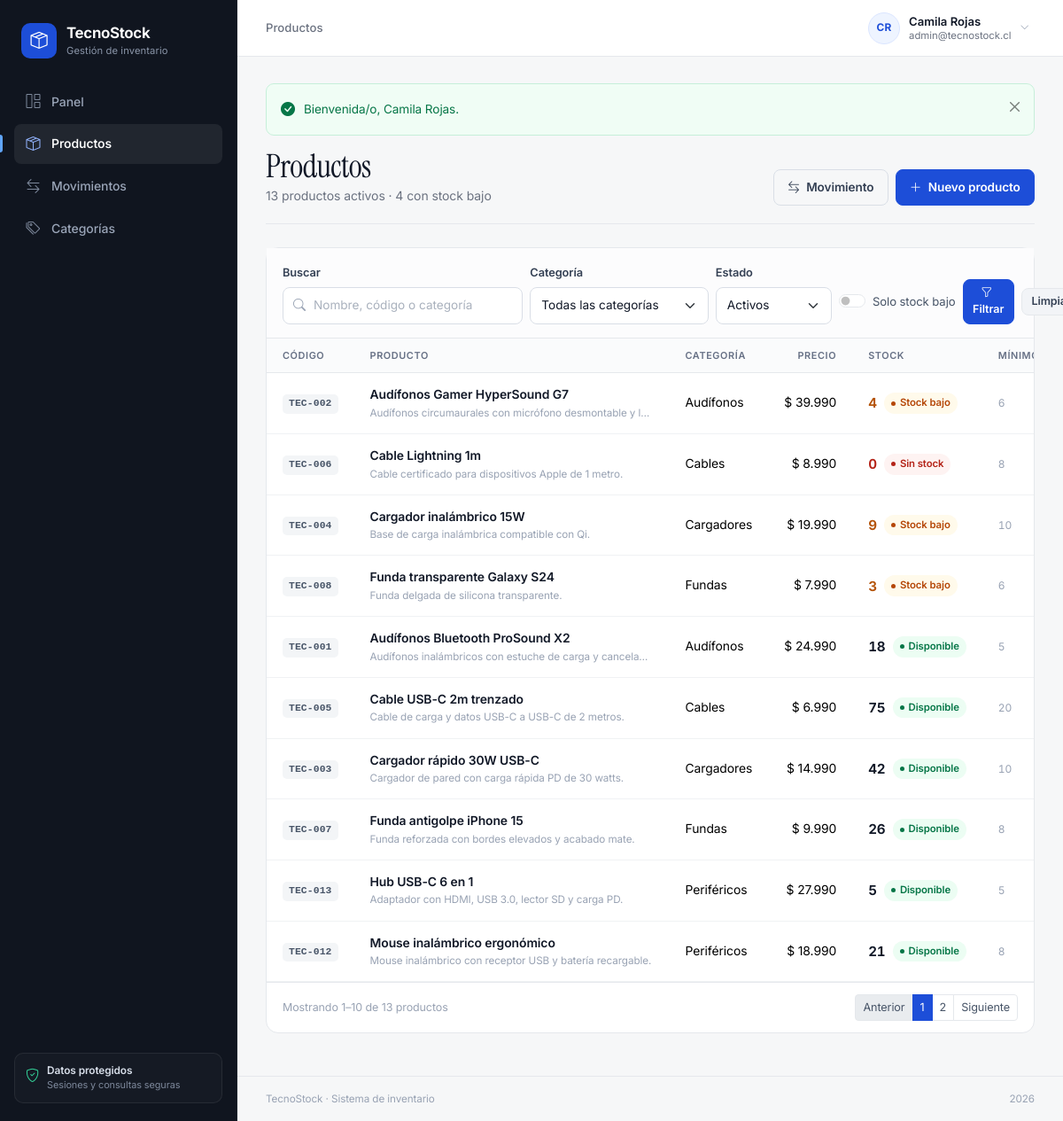
Page /productos/index.php (signed in) on the committed database.
### tables this page shows
CREATE TABLE producto (
    id_producto INT UNSIGNED NOT NULL AUTO_INCREMENT,
    codigo VARCHAR(20) NOT NULL,
    nombre VARCHAR(100) NOT NULL,
    descripcion VARCHAR(255) NULL,
    precio DECIMAL(10, 2) NOT NULL,
    stock_actual INT NOT NULL DEFAULT 0,
    stock_minimo INT NOT NULL DEFAULT 0,
    estado TINYINT(1) NOT NULL DEFAULT 1,
    id_categoria INT UNSIGNED NOT NULL,
    creado_en DATETIME NOT NULL DEFAULT CURRENT_TIMESTAMP,
    actualizado_en DATETIME NOT NULL DEFAULT CURRENT_TIMESTAMP ON UPDATE CURRENT_TIMESTAMP,
    PRIMARY KEY (id_producto),
    UNIQUE KEY uq_producto_codigo (codigo),
    KEY idx_producto_categoria (id_categoria),
    KEY idx_producto_estado (estado),
    CONSTRAINT fk_producto_categoria FOREIGN KEY (id_categoria)
        REFERENCES categoria (id_categoria) ON UPDATE CASCADE ON DELETE RESTRICT,
    CONSTRAINT chk_producto_precio CHECK (precio >= 0),
    CONSTRAINT chk_producto_stock CHECK (stock_actual >= 0),
    CONSTRAINT chk_producto_stock_minimo CHECK (stock_minimo >= 0),
    CONSTRAINT chk_producto_estado CHECK (estado IN (0, 1))
);

CREATE TABLE categoria (
    id_categoria INT UNSIGNED NOT NULL AUTO_INCREMENT,
    nombre VARCHAR(60) NOT NULL,
    descripcion VARCHAR(180) NULL,
    estado TINYINT(1) NOT NULL DEFAULT 1,
    creado_en DATETIME NOT NULL DEFAULT CURRENT_TIMESTAMP,
    PRIMARY KEY (id_categoria),
    UNIQUE KEY uq_categoria_nombre (nombre),
    CONSTRAINT chk_categoria_estado CHECK (estado IN (0, 1))
);

### includes/funciones.php (called while the page is built, shortened)
<?php
function e(mixed $valor): string
{
    return htmlspecialchars((string) $valor, ENT_QUOTES | ENT_SUBSTITUTE, 'UTF-8');
}
function url(string $ruta = ''): string
{
    $ruta = ltrim($ruta, '/');
    return BASE_URL . ($ruta === '' ? '/' : '/' . $ruta);
}
function formatear_precio(mixed $valor): string
{
    return '$ ' . number_format((float) $valor, 0, ',', '.');
}
function estado_stock(int $actual, int $minimo): array
{
    if ($actual <= 0) {
        return ['clase' => 'agotado', 'texto' => 'Sin stock', 'icono' => 'bi-x-octagon'];
    }
    if ($actual < $minimo) {
        return ['clase' => 'bajo', 'texto' => 'Stock bajo', 'icono' => 'bi-exclamation-triangle'];
    }
    return ['clase' => 'ok', 'texto' => 'Disponible', 'icono' => 'bi-check-circle'];
}
function query_actual(array $cambios = []): string
{
    $parametros = array_merge($_GET, $cambios);
    return http_build_query($parametros);
}
function enlace_pagina(string $ruta, int $pagina): string
{
    $query = query_actual(['pagina' => $pagina]);
    return url($ruta) . ($query !== '' ? '?' . $query : '');
}
function datos_paginacion(int $total, int $pagina, int $porPagina): array
{
    $totalPaginas = max(1, (int) ceil($total / $porPagina));
    $pagina = min(max(1, $pagina), $totalPaginas);
    $offset = ($pagina - 1) * $porPagina;
    return [
        'total' => $total,
        'pagina' => $pagina,
        'por_pagina' => $porPagina,
        'total_paginas' => $totalPaginas,
        'offset' => $offset,
        'desde' => $total === 0 ? 0 : $offset + 1,
        'hasta' => min($offset + $porPagina, $total),
    ];
}

### productos/index.php (the view, shortened to what this page needs)
<?php
$pdo = conexion();
$buscar = trim((string) ($_GET['q'] ?? ''));
$estadoFiltro = (string) ($_GET['estado'] ?? 'activos');
$soloBajo = ($_GET['bajo_stock'] ?? '') === '1';
$pagina = max(1, (int) ($_GET['pagina'] ?? 1));
$condiciones = [];
$parametros = [];
if ($estadoFiltro === 'activos') {
    $condiciones[] = 'p.estado = 1';
} elseif ($estadoFiltro === 'inactivos') {
    $condiciones[] = 'p.estado = 0';
}
$where = $condiciones === [] ? '' : ' WHERE ' . implode(' AND ', $condiciones);
$conteo = $pdo->prepare(
    'SELECT COUNT(*) FROM producto p INNER JOIN categoria c ON c.id_categoria = p.id_categoria' . $where
);
$conteo->execute($parametros);
$totalRegistros = (int) $conteo->fetchColumn();
$paginacion = datos_paginacion($totalRegistros, $pagina, PRODUCTOS_POR_PAGINA);
$consulta = $pdo->prepare(
    'SELECT p.id_producto, p.codigo, p.nombre, p.descripcion, p.precio, p.stock_actual, p.stock_minimo, p.estado, c.nombre AS categoria
     FROM producto p
     INNER JOIN categoria c ON c.id_categoria = p.id_categoria' . $where . '
     ORDER BY (p.estado = 0) ASC, (p.stock_actual < p.stock_minimo) DESC, p.nombre ASC
     LIMIT :limite OFFSET :offset'
);
$consulta->bindValue(':limite', $paginacion['por_pagina'], PDO::PARAM_INT);
$consulta->bindValue(':offset', $paginacion['offset'], PDO::PARAM_INT);
$consulta->execute();
$productos = $consulta->fetchAll();
$totalActivos = (int) $pdo->query('SELECT COUNT(*) FROM producto WHERE estado = 1')->fetchColumn();
$totalBajo = (int) $pdo->query('SELECT COUNT(*) FROM producto WHERE estado = 1 AND stock_actual < stock_minimo')->fetchColumn();
require __DIR__ . '/../includes/header.php';
?>
<div class="pagina-cabecera">
    <div>
        <h1>Productos</h1>
        <p class="pagina-subtitulo">
            <?= number_format($totalActivos, 0, ',', '.') ?> productos activos ·
            <?= number_format($totalBajo, 0, ',', '.') ?> con stock bajo
        </p>
    </div>
    <div class="d-flex flex-wrap gap-2">
        <a class="btn btn-outline-secondary" href="<?= url('movimientos/registrar.php') ?>">
            <i class="bi bi-arrow-left-right me-1"></i> Movimiento
        </a>
        <a class="btn btn-primary" href="<?= url('productos/crear.php') ?>">
            <i class="bi bi-plus-lg me-1"></i> Nuevo producto
        </a>
    </div>
</div>
<div class="tarjeta">
    <form class="filtros" method="get" action="<?= url('productos/index.php') ?>">
        <div class="row g-2 align-items-end">
            <div class="col-lg-4 col-md-6">
                <label class="form-label" for="q">Buscar</label>
                <div class="buscador">
                    <i class="bi bi-search"></i>
                    <input type="search" class="form-control" id="q" name="q" value="<?= e($buscar) ?>" placeholder="Nombre, código o categoría" maxlength="100">
                </div>
            </div>
            <div class="col-lg-3 col-md-6">
                <label class="form-label" for="categoria">Categoría</label>
                <select class="form-select" id="categoria" name="categoria">
                    <option value="">Todas las categorías</option>
                </select>
            </div>
            <div class="col-lg-2 col-md-4">
                <label class="form-label" for="estado">Estado</label>
                <select class="form-select" id="estado" name="estado">
                    <option value="activos" <?= $estadoFiltro === 'activos' ? 'selected' : '' ?>>Activos</option>
                </select>
            </div>
            <div class="col-lg-3 col-md-8">
                <div class="d-flex align-items-center gap-2">
                    <div class="form-check form-switch mb-0 me-auto">
                        <input class="form-check-input" type="checkbox" role="switch" id="bajo_stock" name="bajo_stock" value="1" <?= $soloBajo ? 'checked' : '' ?>>
                        <label class="form-check-label small" for="bajo_stock">Solo stock bajo</label>
                    </div>
                    <button class="btn btn-primary btn-sm" type="submit"><i class="bi bi-funnel me-1"></i> Filtrar</button>
                    <a class="btn btn-light btn-sm" href="<?= url('productos/index.php') ?>">Limpiar</a>
                </div>
            </div>
        </div>
    </form>
    <?php if ($productos === []): ?>
        <div class="vacio">
            <i class="bi bi-inbox"></i>
            <strong>No se encontraron productos</strong>
            <span>Pruebe con otros filtros o registre un producto nuevo.</span>
        </div>
    <?php else: ?>
        <div class="table-responsive">
            <table class="table tabla tabla-compacta">
                <thead>
                    <tr>
                        <th class="d-none d-xl-table-cell">Código</th>
                        <th class="col-producto">Producto</th>
                        <th class="d-none d-lg-table-cell">Categoría</th>
                        <th class="d-none d-lg-table-cell text-end">Precio</th>
                        <th class="col-stock">Stock</th>
                        <th class="d-none d-md-table-cell col-minimo">Mínimo</th>
                    </tr>
                </thead>
                <tbody>
                    <?php foreach ($productos as $producto): ?>
                        <?php
                        $estadoStock = estado_stock((int) $producto['stock_actual'], (int) $producto['stock_minimo']);
                        ?>
                        <tr>
                            <td class="d-none d-xl-table-cell"><span class="codigo"><?= e($producto['codigo']) ?></span></td>
                            <td class="celda-producto">
                                <strong title="<?= e($producto['nombre']) ?>"><?= e($producto['nombre']) ?></strong>
                                <small title="<?= e($producto['descripcion'] ?? '') ?>"><?= e($producto['descripcion'] ?? 'Sin descripción registrada') ?></small>
                            </td>
                            <td class="d-none d-lg-table-cell"><?= e($producto['categoria']) ?></td>
                            <td class="d-none d-lg-table-cell text-end"><?= formatear_precio($producto['precio']) ?></td>
                            <td>
                                <div class="d-flex align-items-center gap-2">
                                    <span class="stock-numero <?= e($estadoStock['clase']) ?>"><?= (int) $producto['stock_actual'] ?></span>
                                    <span class="badge-stock <?= e($estadoStock['clase']) ?> d-none d-md-inline-flex">
                                        <?= e($estadoStock['texto']) ?>
                                    </span>
                                </div>
                            </td>
                            <td class="d-none d-md-table-cell"><span class="stock-minimo"><?= (int) $producto['stock_minimo'] ?></span></td>
                        </tr>
                    <?php endforeach; ?>
                </tbody>
            </table>
        </div>
        <div class="paginacion">
            <span>Mostrando <?= $paginacion['desde'] ?>–<?= $paginacion['hasta'] ?> de <?= number_format($totalRegistros, 0, ',', '.') ?> productos</span>
            <?php if ($paginacion['total_paginas'] > 1): ?>
                <?php
                $inicio = max(1, $paginacion['pagina'] - 2);
                $fin = min($paginacion['total_paginas'], $paginacion['pagina'] + 2);
                ?>
                <nav aria-label="Paginación de productos">
                    <ul class="pagination pagination-sm">
                        <li class="page-item <?= $paginacion['pagina'] <= 1 ? 'disabled' : '' ?>">
                            <a class="page-link" href="<?= enlace_pagina('productos/index.php', $paginacion['pagina'] - 1) ?>">Anterior</a>
                        </li>
                        <?php for ($numero = $inicio; $numero <= $fin; $numero++): ?>
                            <li class="page-item <?= $numero === $paginacion['pagina'] ? 'active' : '' ?>">
                                <a class="page-link" href="<?= enlace_pagina('productos/index.php', $numero) ?>"><?= $numero ?></a>
                            </li>
                        <?php endfor; ?>
                        <li class="page-item <?= $paginacion['pagina'] >= $paginacion['total_paginas'] ? 'disabled' : '' ?>">
                            <a class="page-link" href="<?= enlace_pagina('productos/index.php', $paginacion['pagina'] + 1) ?>">Siguiente</a>
                        </li>
                    </ul>
                </nav>
            <?php endif; ?>
        </div>
    <?php endif; ?>
</div>
<?php require __DIR__ . '/../includes/footer.php'; ?>

### rows in the picture
producto: codigo "TEC-002", nombre "Audífonos Gamer HyperSound G7", descripcion "Audífonos circumaurales con micrófono desmontable y l…", id_categoria.nombre "Audífonos", precio "$ 39.990", stock_actual "4", stock_actual+stock_minimo "Stock bajo", stock_minimo "6"
producto: codigo "TEC-006", nombre "Cable Lightning 1m", descripcion "Cable certificado para dispositivos Apple de 1 metro.", id_categoria.nombre "Cables", precio "$ 8.990", stock_actual "0", stock_actual+stock_minimo "Sin stock", stock_minimo "8"
producto: codigo "TEC-004", nombre "Cargador inalámbrico 15W", descripcion "Base de carga inalámbrica compatible con Qi.", id_categoria.nombre "Cargadores", precio "$ 19.990", stock_actual "9", stock_actual+stock_minimo "Stock bajo", stock_minimo "10"
producto: codigo "TEC-008", nombre "Funda transparente Galaxy S24", descripcion "Funda delgada de silicona transparente.", id_categoria.nombre "Fundas", precio "$ 7.990", stock_actual "3", stock_actual+stock_minimo "Stock bajo", stock_minimo "6"
producto: codigo "TEC-001", nombre "Audífonos Bluetooth ProSound X2", descripcion "Audífonos inalámbricos con estuche de carga y cancela…", id_categoria.nombre "Audífonos", precio "$ 24.990", stock_actual "18", stock_actual+stock_minimo "Disponible", stock_minimo "5"
producto: codigo "TEC-005", nombre "Cable USB-C 2m trenzado", descripcion "Cable de carga y datos USB-C a USB-C de 2 metros.", id_categoria.nombre "Cables", precio "$ 6.990", stock_actual "75", stock_actual+stock_minimo "Disponible", stock_minimo "20"
producto: codigo "TEC-003", nombre "Cargador rápido 30W USB-C", descripcion "Cargador de pared con carga rápida PD de 30 watts.", id_categoria.nombre "Cargadores", precio "$ 14.990", stock_actual "42", stock_actual+stock_minimo "Disponible", stock_minimo "10"
producto: codigo "TEC-007", nombre "Funda antigolpe iPhone 15", descripcion "Funda reforzada con bordes elevados y acabado mate.", id_categoria.nombre "Fundas", precio "$ 9.990", stock_actual "26", stock_actual+stock_minimo "Disponible", stock_minimo "8"
producto: codigo "TEC-013", nombre "Hub USB-C 6 en 1", descripcion "Adaptador con HDMI, USB 3.0, lector SD y carga PD.", id_categoria.nombre "Periféricos", precio "$ 27.990", stock_actual "5", stock_actual+stock_minimo "Disponible", stock_minimo "5"
producto: codigo "TEC-012", nombre "Mouse inalámbrico ergonómico", descripcion "Mouse inalámbrico con receptor USB y batería recargable.", id_categoria.nombre "Periféricos", precio "$ 18.990", stock_actual "21", stock_actual+stock_minimo "Disponible", stock_minimo "8"

### other values in the picture
$titulo "Productos"
iniciales($usuario['nombre'] ?? 'Usuario') "CR"
$usuario['nombre'] "Camila Rojas"
$usuario['correo'] "admin@tecnostock.cl"
$flash['mensaje'] "Bienvenida/o, Camila Rojas."
$totalActivos "13"
$totalBajo "4"
$paginacion['desde'] "1"
$paginacion['hasta'] "10"
$totalRegistros "13"
